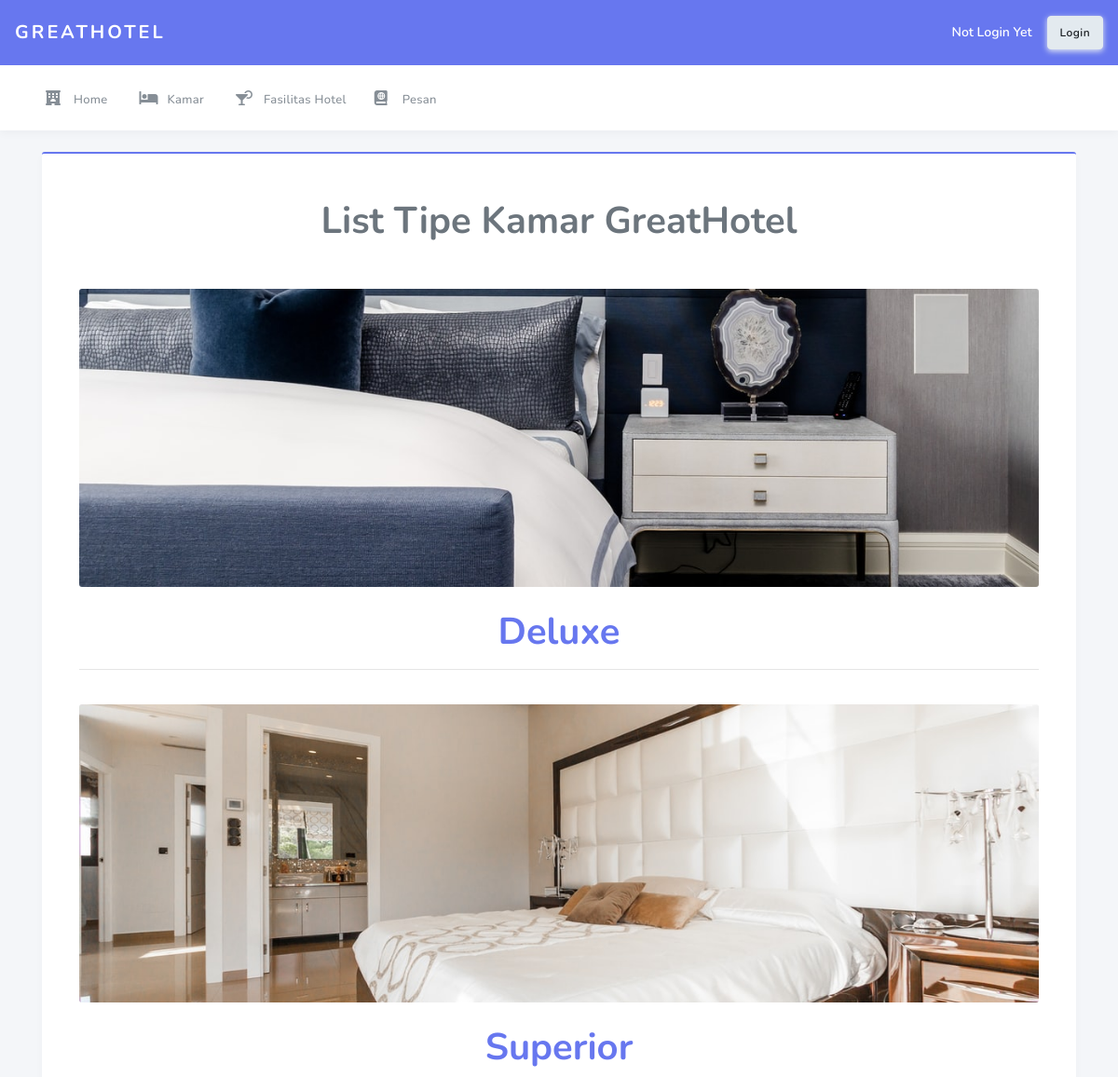
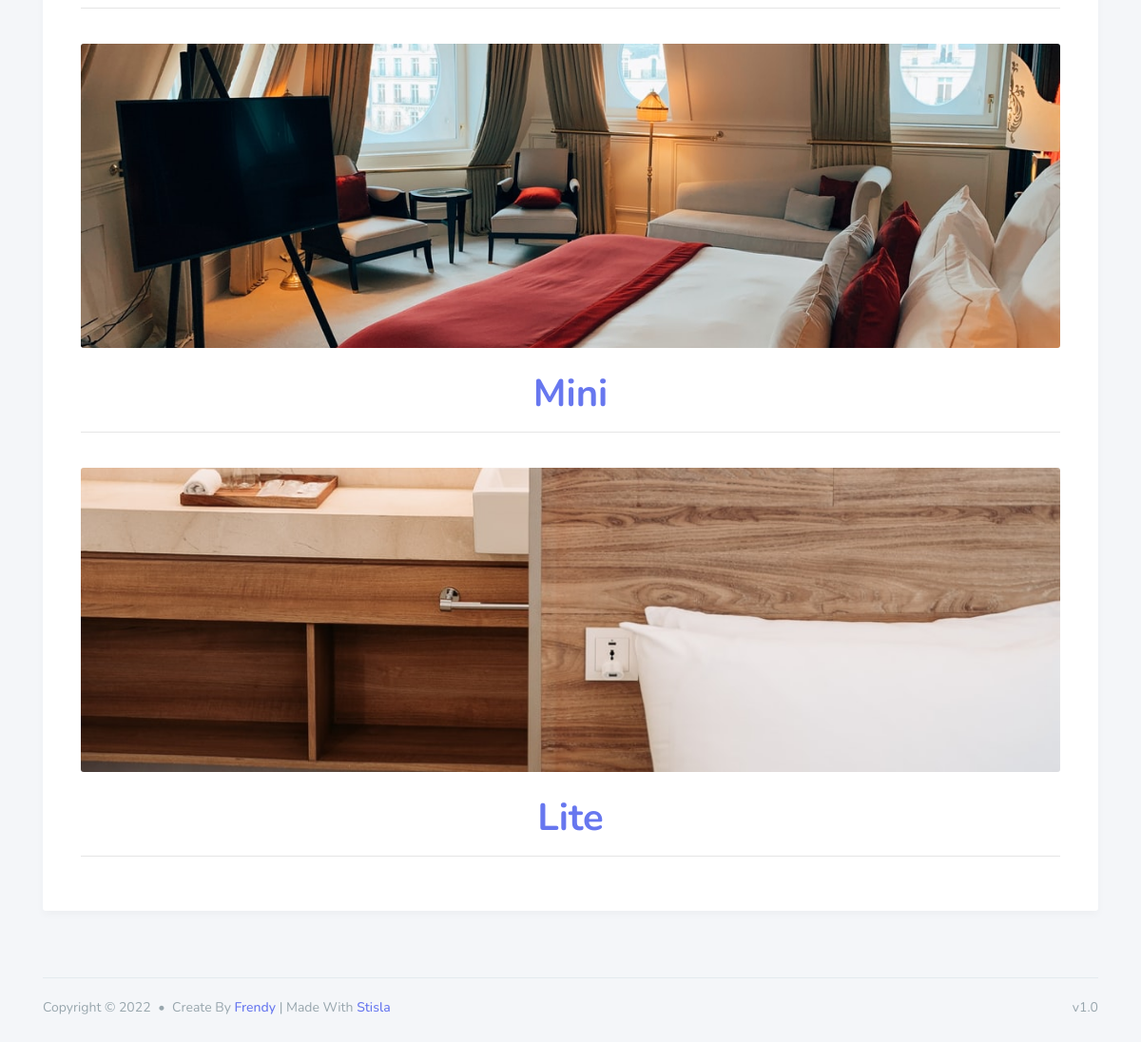
Page /index.php/tamu/kamar on the committed database (2 pictures, top to bottom).
### tables this page shows
CREATE TABLE `kamar` (
  `id_kamar` int(11) NOT NULL,
  `tipe_kamar` varchar(50) NOT NULL,
  `jumlah_kamar` varchar(50) NOT NULL,
  `image` varchar(255) NOT NULL
);

### application/controllers/Tamu.php (called while the page is built, shortened)
<?php
class Tamu extends CI_Controller
{
    public function __construct()
    {
        $this->load->model('Mod_kamar', 'kamar');
        $this->load->model('Mod_fasilitas', 'fas');
        $this->load->model('Mod_reservasi', 'res');
    }
    public function kamar()
    {
        $data = [
            'kamar' => $this->kamar->getdata(),
            'fask' => $this->fas->getfask(),
        ];
        $this->load->view('layout_T/header');
        $this->load->view('layout_T/sidebar');
        $this->load->view('tamu/kamar', $data);
        $this->load->view('layout_T/footer');
    }
}

### index.php (called while the page is built, shortened)
<?php
require_once BASEPATH.'core/CodeIgniter.php';

### application/models/Mod_kamar.php (called while the page is built, shortened)
<?php
class Mod_kamar extends CI_Model
{
    private $_table = 'kamar';
    public function getdata()
    {
        return $this->db->get($this->_table)->result_array();
    }
}

### application/views/tamu/kamar.php (the view, shortened to what this page needs)
<div class="main-content">
    <section class="section">
        <div class="section-body">
            <div class="card card-primary">
                <div class="text-center mt-5">
                    <h1>List Tipe Kamar GreatHotel </h1>
                </div>
                <br>
                <div class="card-body">
                    <?php $no = 1;
                    foreach ($kamar as $kmr) : ?>
                        <div class="col-12 ">
                            <div class="hero text-white hero-bg-image hero-bg align-items-center" style="height: 320px;" data-background="<?= base_url('assets/uploads/') . $kmr['image'] ?>">
                            </div>
                            <div class="text-center mt-4 " style="color: black;">
                                <a href="<?= base_url('tamu/view/') . $kmr['id_kamar'] ?>" style="text-decoration: none;">
                                    <h1> <?= $kmr['tipe_kamar'] ?></h1>
                                </a>
                            </div>
                            <hr>
                            <br>
                        </div>
                    <?php endforeach ?>
                </div>
            </div>
        </div>
    </section>
</div>

### rows in the picture
kamar: shows a picture, tipe_kamar "Deluxe"
kamar: shows a picture, tipe_kamar "Superior"
kamar: shows a picture, tipe_kamar "Mini"
kamar: shows a picture, tipe_kamar "Lite"
